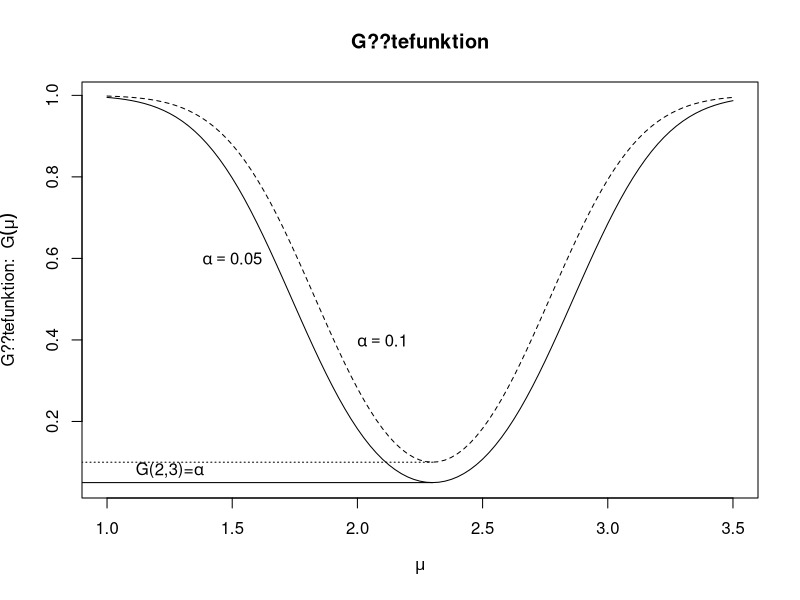

The R source for this figure:
# ------------------------------------------------------------------------------
# Project:     SRM - Stochastische Risikomodellierung und statistische Methoden
# ------------------------------------------------------------------------------
# Quantlet:    SRM_fig4.2
# ------------------------------------------------------------------------------
# Description: Produces the QQ plots for simulated samples ofstandard normal 
#              distribution and exponential distribution with sample size 100. 
#              QQ-plots compare empirical quantiles of a distribution with 
#              theoretical quantiles of the standard normal distribution.
# ------------------------------------------------------------------------------
# Keywords:    qq-plot, simulation, normal, normal distribution, plot, 
#              graphical representation, exponential
# ------------------------------------------------------------------------------
# See also:
# ------------------------------------------------------------------------------
# Author:      Wellisch
# ------------------------------------------------------------------------------

## clear history
rm(list = ls(all = TRUE))
graphics.off()

## install and load packages
libraries = c("car")
lapply(libraries, function(x) if (!(x %in% installed.packages())) {
  install.packages(x)
})
lapply(libraries, library, quietly = TRUE, character.only = TRUE)


##############################
#Bild G??tefunktion           #
#Abbildung 4.2 G??tefunktion  #
##############################

par(mfrow = c(1, 1))
WertMu0<-2.3      #Erwartungswert in der Nullhypothese
WertSigma<-1.672	#Bekannte Standardabweichung
WertN<-36   	#Stichprobengr??e
Alpha1<-0.05	#Signifikanzniveau
U1<-qt(1-Alpha1/2,WertN-1) 	#Quantil
Lambda<- function(mu) sqrt(WertN)*(mu-WertMu0)/WertSigma #Erwartungswert von T

#Definition der Funktion G
Fehler1<- function(mu) 1-pt(U1,WertN-1,Lambda(mu))+pt(-U1,WertN-1,Lambda(mu))

#Zeichnung von G #Achsenbeschriftung mit griechischen Buchstaben, Info ?plotmath !!
curve(Fehler1,1,3.5,ylab=expression(paste("G??tefunktion:  ",G(mu))) , xlab=expression(mu))

#Wie oben mit einem zweiten Signifikanzniveau
Alpha2<-0.1
U2<-qt(1-Alpha2/2,WertN-1)
Fehler2<- function(mu) 1-( pt(U2,WertN-1,Lambda(mu))-pt(-U2,WertN-1,Lambda(mu)))

curve(Fehler2,1,3.5, add=TRUE, lty=2)	#F?ge Zweite Funktion 

text(1.50,0.6, expression( alpha==0.05))	#Beschriftung obere Funktion
text(2.1,0.4, expression( alpha==0.1))	#Beschriftung untere Funktion
segments(0,0.05,2.3,0.05)			#y=0.95
segments(0,0.10,2.3,0.10,lty=3)		#y=0.9
text(1.25,0.08, expression(paste("G(2,3)=",alpha)))	#Beschriftung der beiden oberen
title("G??tefunktion")

